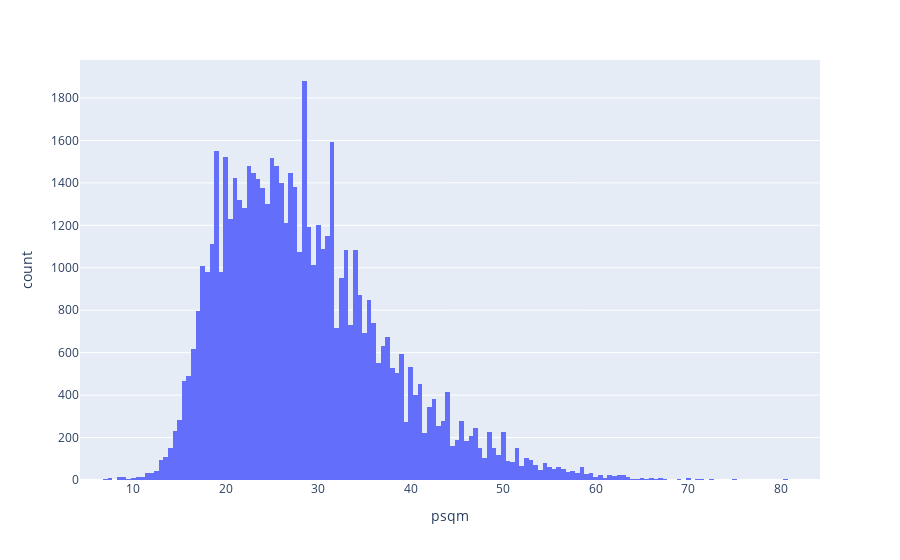

Notebook code cell kept with this figure:
### Code cell
train_df_cleaned.plot.hist(x='psqm')

### Figure 1 — Plotly figure (JSON) as saved in the notebook; plotly's stock layout.template omitted (floating-point values rounded to 4 significant figures; data arrays with more than 128 entries replaced by an {"elided": "..."} marker saying what was removed)
{"data": [{"alignmentgroup": "True", "bingroup": "x", "hovertemplate": "psqm=%{x}<br>count=%{y}<extra></extra>", "legendgroup": "", "marker": {"color": "#636efa", "pattern": {"shape": ""}}, "name": "", "offsetgroup": "", "orientation": "v", "showlegend": false, "type": "histogram", "x": {"elided": "60000 float values"}, "xaxis": "x", "yaxis": "y"}], "layout": {"barmode": "relative", "legend": {"tracegroupgap": 0}, "margin": {"t": 60}, "xaxis": {"anchor": "y", "domain": [0, 1], "title": {"text": "psqm"}}, "yaxis": {"anchor": "x", "domain": [0, 1], "title": {"text": "count"}}}}
